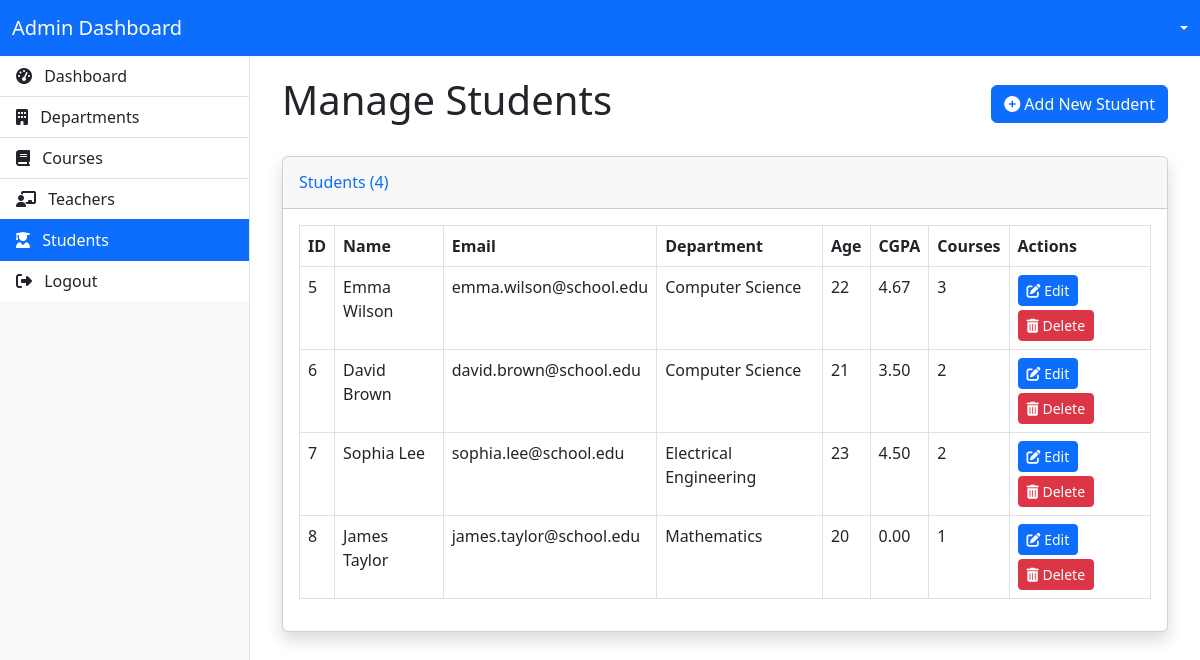
The app's page /admin/students.php (signed in) with its own data.
### tables this page shows
CREATE TABLE IF NOT EXISTS users (
    id INT AUTO_INCREMENT PRIMARY KEY,
    full_name VARCHAR(100) NOT NULL,
    email VARCHAR(100) NOT NULL UNIQUE,
    password VARCHAR(255) NOT NULL,
    user_type_id INT NOT NULL,
    department_id INT,
    age INT,
    profile_picture VARCHAR(255) DEFAULT 'default.jpg',
    created_at TIMESTAMP DEFAULT CURRENT_TIMESTAMP,
    FOREIGN KEY (user_type_id) REFERENCES user_types(id),
    FOREIGN KEY (department_id) REFERENCES departments(id)
);

CREATE TABLE IF NOT EXISTS departments (
    id INT AUTO_INCREMENT PRIMARY KEY,
    name VARCHAR(100) NOT NULL,
    created_at TIMESTAMP DEFAULT CURRENT_TIMESTAMP
);

### classes/Database.php (called while the page is built, shortened)
<?php
class Database {
    private $host = "localhost";
    private $username = "root";
    private $password = "";
    private $database = "school_dashboard";
    private $conn;
    public function __construct() {
        $this->conn = new mysqli($this->host, $this->username, $this->password, $this->database);
    }
    public function prepare($sql) {
        return $this->conn->prepare($sql);
    }
}
?>

### classes/User.php (called while the page is built, shortened)
<?php
require_once 'Database.php';
class User {
    private $db;
    public function __construct() {
        $this->db = new Database();
    }
    public function getUsersByType($user_type_id) {
        $sql = "SELECT u.*, d.name as department_name
                FROM users u
                LEFT JOIN departments d ON u.department_id = d.id
                WHERE u.user_type_id = ?";
        $stmt = $this->db->prepare($sql);
        $stmt->bind_param("i", $user_type_id);
        $stmt->execute();
        $result = $stmt->get_result();
        $users = [];
        while ($row = $result->fetch_assoc()) {
            $users[] = $row;
        }
        return $users;
    }
}
?>

### classes/Grade.php (called while the page is built, shortened)
<?php
require_once 'Database.php';
class Grade {
    private $db;
    public function __construct() {
        $this->db = new Database();
    }
    public function calculateCGPA($student_id) {
        $sql = "SELECT g.grade_point, c.credit_units
                FROM grades g
                JOIN courses c ON g.course_id = c.id
                WHERE g.student_id = ?";
        $stmt = $this->db->prepare($sql);
        $stmt->bind_param("i", $student_id);
        $stmt->execute();
        $result = $stmt->get_result();
        $total_points = 0;
        $total_units = 0;
        while ($row = $result->fetch_assoc()) {
            $total_points += ($row['grade_point'] * $row['credit_units']);
            $total_units += $row['credit_units'];
        }
        if ($total_units > 0) {
            return round($total_points / $total_units, 2);
        }
        return 0;
    }
}
?>

### classes/Course.php (called while the page is built, shortened)
<?php
require_once 'Database.php';
class Course {
    private $db;
    public function __construct() {
        $this->db = new Database();
    }
    public function getStudentCourses($student_id) {
        $sql = "SELECT c.*, d.name as department_name, s.name as semester_name, u.full_name as teacher_name, sc.id as registration_id
                FROM student_courses sc
                JOIN courses c ON sc.course_id = c.id
                LEFT JOIN departments d ON c.department_id = d.id
                LEFT JOIN semesters s ON c.semester_id = s.id
                LEFT JOIN users u ON c.teacher_id = u.id
                WHERE sc.student_id = ?";
        $stmt = $this->db->prepare($sql);
        $stmt->bind_param("i", $student_id);
        $stmt->execute();
        $result = $stmt->get_result();
        $courses = [];
        while ($row = $result->fetch_assoc()) {
            $courses[] = $row;
        }
        return $courses;
    }
}
?>

### admin/students.php (the view, shortened to what this page needs)
<?php
require_once '../classes/User.php';
require_once '../classes/Course.php';
require_once '../classes/Grade.php';
$user = new User();
$course = new Course();
$grade = new Grade();
$students = $user->getUsersByType(3);
?>
<!DOCTYPE html>
<html lang="en">
<head>
    <link href="https://cdn.jsdelivr.net/npm/bootstrap@5.3.0-alpha1/dist/css/bootstrap.min.css" rel="stylesheet">
    <link rel="stylesheet" href="https://cdnjs.cloudflare.com/ajax/libs/font-awesome/6.4.0/css/all.min.css">
</head>
<body>
    <nav class="navbar navbar-expand-lg navbar-dark bg-primary">
        <div class="container-fluid">
            <a class="navbar-brand" href="dashboard.php">Admin Dashboard</a>
            <div class="ms-auto">
                <div class="dropdown">
                    <a class="text-white dropdown-toggle" href="#" role="button" id="dropdownMenuLink" data-bs-toggle="dropdown" aria-expanded="false">
                    </a>
                </div>
            </div>
        </div>
    </nav>
    <div class="layout-container">
        <div class="sidebar">
            <div class="list-group list-group-flush">
                <a href="dashboard.php" class="list-group-item list-group-item-action">
                    <i class="fas fa-tachometer-alt me-2"></i> Dashboard
                </a>
                <a href="departments.php" class="list-group-item list-group-item-action">
                    <i class="fas fa-building me-2"></i> Departments
                </a>
                <a href="courses.php" class="list-group-item list-group-item-action">
                    <i class="fas fa-book me-2"></i> Courses
                </a>
                <a href="teachers.php" class="list-group-item list-group-item-action">
                    <i class="fas fa-chalkboard-teacher me-2"></i> Teachers
                </a>
                <a href="students.php" class="list-group-item list-group-item-action active">
                    <i class="fas fa-user-graduate me-2"></i> Students
                </a>
                <a href="../logout.php" class="list-group-item list-group-item-action">
                    <i class="fas fa-sign-out-alt me-2"></i> Logout
                </a>
            </div>
        </div>
        <div class="content">
            <div class="container-fluid">
                <div class="d-flex justify-content-between align-items-center mb-4">
                    <h1>Manage Students</h1>
                    <button type="button" class="btn btn-primary" data-bs-toggle="modal" data-bs-target="#addStudentModal">
                        <i class="fas fa-plus-circle"></i> Add New Student
                    </button>
                </div>
                <div class="card shadow mb-4">
                    <div class="card-header py-3">
                        <h6 class="m-0 font-weight-bold text-primary">Students (<?php echo count($students); ?>)</h6>
                    </div>
                    <div class="card-body">
                        <?php if (empty($students)): ?>
                            <div class="alert alert-info">
                                <p>No students found.</p>
                            </div>
                        <?php else: ?>
                            <div class="table-responsive">
                                <table class="table table-bordered" width="100%" cellspacing="0">
                                    <thead>
                                        <tr>
                                            <th>ID</th>
                                            <th>Name</th>
                                            <th>Email</th>
                                            <th>Department</th>
                                            <th>Age</th>
                                            <th>CGPA</th>
                                            <th>Courses</th>
                                            <th>Actions</th>
                                        </tr>
                                    </thead>
                                    <tbody>
                                        <?php foreach ($students as $student):
                                            $studentCourses = $course->getStudentCourses($student['id']);
                                            $courseCount = count($studentCourses);
                                            $cgpa = $grade->calculateCGPA($student['id']);
                                        ?>
                                            <tr>
                                                <td><?php echo $student['id']; ?></td>
                                                <td><?php echo $student['full_name']; ?></td>
                                                <td><?php echo $student['email']; ?></td>
                                                <td><?php echo $student['department_name']; ?></td>
                                                <td><?php echo $student['age']; ?></td>
                                                <td><?php echo number_format($cgpa, 2); ?></td>
                                                <td><?php echo $courseCount; ?></td>
                                                <td>
                                                    <button type="button" class="btn btn-sm btn-primary mb-1 edit-student"
                                                            data-id="<?php echo $student['id']; ?>"
                                                            data-name="<?php echo $student['full_name']; ?>"
                                                            data-email="<?php echo $student['email']; ?>"
                                                            data-department="<?php echo $student['department_id']; ?>"
                                                            data-age="<?php echo $student['age']; ?>"
                                                            data-bs-toggle="modal" data-bs-target="#editStudentModal">
                                                        <i class="fas fa-edit"></i> Edit
                                                    </button>
                                                    <form method="POST" action="" style="display:inline;">
                                                        <button type="submit" name="delete_student" class="btn btn-sm btn-danger"
                                                                onclick="return confirm('Are you sure you want to delete this student? This action cannot be undone.');">
                                                            <i class="fas fa-trash-alt"></i> Delete
                                                        </button>
                                                    </form>
                                                </td>
                                            </tr>
                                        <?php endforeach; ?>
                                    </tbody>
                                </table>
                            </div>
                        <?php endif; ?>
                    </div>
                </div>
            </div>
        </div>
    </div>
</body>
</html>

### admin/students.php (style rules this page uses)
.layout-container { display: table; width: 100%; height: calc(100vh - 56px); }
.sidebar { display: table-cell; width: 250px; background-color: #f8f9fa; vertical-align: top; border-right: 1px solid #dee2e6; }
.content { display: table-cell; vertical-align: top; padding: 20px; }
.list-group-item { border-radius: 0; border-left: none; border-right: none; }

### records on screen
users: id "5", full_name "Emma Wilson", email "emma.wilson@school.edu", department.name "Computer Science", age "22", cgpa "4.67", courseCount "3"
users: id "6", full_name "David Brown", email "david.brown@school.edu", department.name "Computer Science", age "21", cgpa "3.50", courseCount "2"
users: id "7", full_name "Sophia Lee", email "sophia.lee@school.edu", department.name "Electrical Engineering", age "23", cgpa "4.50", courseCount "2"
users: id "8", full_name "James Taylor", email "james.taylor@school.edu", department.name "Mathematics", age "20", cgpa "0.00", courseCount "1"

### other values on screen
count($students) "4"
